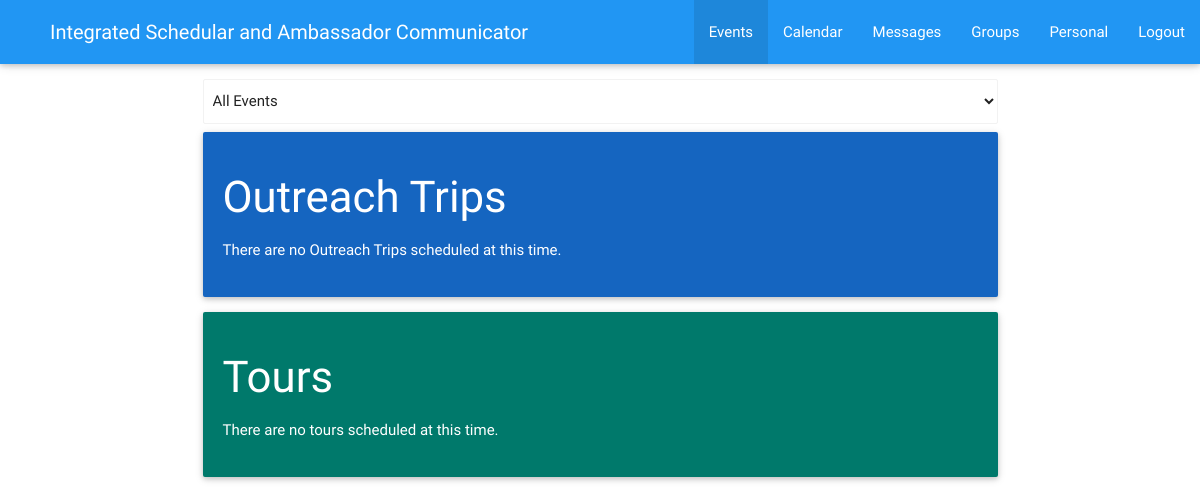
Before: /events/ (signed in) with the older database file.
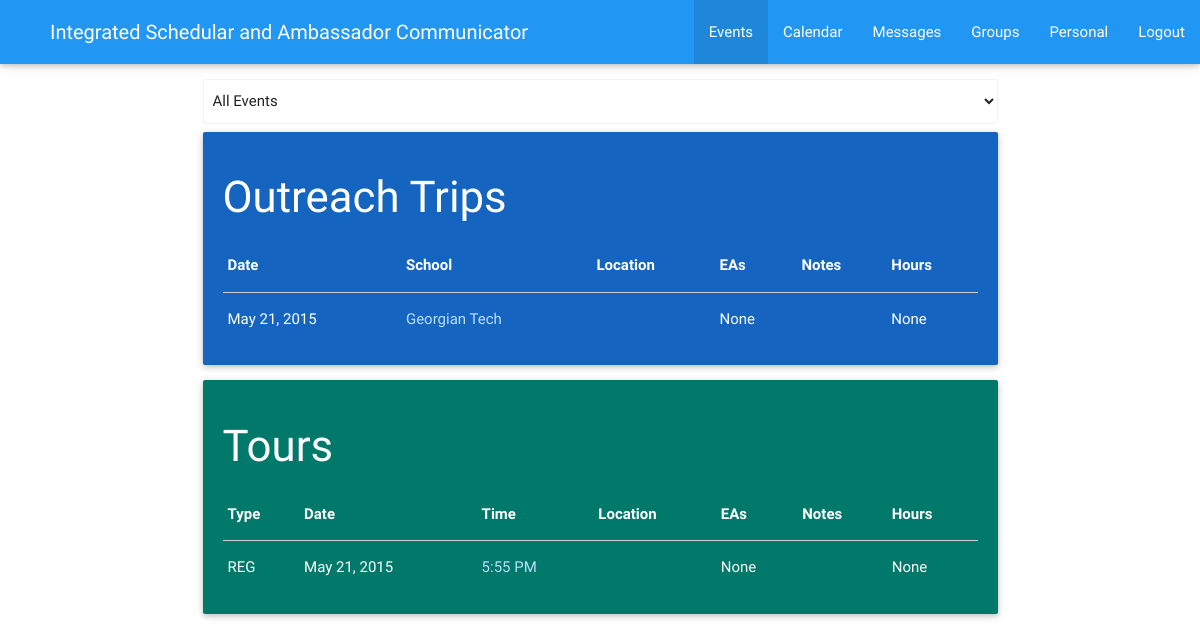
After: the same page with the newer database file.
### events/models.py (models this page shows, shortened)
class Event(models.Model):
	time = models.TimeField()
	date = models.DateField()
	hours = models.DecimalField(max_digits=3,decimal_places=1, blank = True, null = True)
	location = models.CharField(max_length = 140, blank = True, null = True)
	EAs_needed = models.PositiveSmallIntegerField(blank = True, null = True)
	note = models.CharField(max_length = 500, blank = True, null = True)

class OutreachTrip(Event):
	school = models.CharField(max_length=30)
	EAs_registered = models.ManyToManyField(User, related_name = 'outreach', blank = True)

class Event(models.Model):
	time = models.TimeField()
	date = models.DateField()
	hours = models.DecimalField(max_digits=3,decimal_places=1, blank = True, null = True)
	location = models.CharField(max_length = 140, blank = True, null = True)
	EAs_needed = models.PositiveSmallIntegerField(blank = True, null = True)
	note = models.CharField(max_length = 500, blank = True, null = True)

class Tour(Event):
	tour_types = (('REG','Regular'),('ASP', 'ASP'),('VIP','VIP'),('OTR','Other'))
	tour_type = models.CharField(max_length=3,choices=tour_types,default='regular')
	EAs_registered = models.ManyToManyField(User, related_name = 'tours', blank = True)

### events/views.py (the view)
@login_required(login_url='/login/')
def list_events(request):
	title = 'EA events'
	event_view = request.GET.get('event_view', False)
	outreach_list = OutreachTrip.objects.order_by('date')
	tour_list = Tour.objects.order_by('date')
	return render(request,'events/list_events.html', {'outreach_list':outreach_list, 'tour_list':tour_list, 'event_view': event_view, 'title':title, 'app': app})

### events/templates/events/list_events.html (shortened to what this page needs)
{% include 'header.html' %}
<div class="container">
<form action='/events/' method ='get' class="col s12">
	<div class="input-field col s12">
		<select id='event_view' name='event_view' onchange='this.form.submit();'>
		<option value='all'>All Events</option>
	</select>
	</div>
</form>
{% if event_view == "out" %}
	{% include "events/outreach_list.html" %}
	<script>
	$(document).ready(
	function(){
	$("#event_view").val( 'out' ); });
	</script>
{% else %}
	{% include "events/outreach_list.html" %}
	{% include "events/tour_list.html" %}
{% endif %}
</div>
{% include 'footer.html' %}

### templates/header.html (shortened to what this page needs)
<!DOCTYPE html>
<html lang="en">
<head>
{% load staticfiles %}
	<link rel="stylesheet" type="text/css" href="{% static 'materialize/css/materialize.css' %}"/>
	<link rel="stylesheet" type="text/css" href="{% static 'overall.css' %}"/>
</head>
<body>
{% if request.user.is_authenticated %}
<div class="navbar-fixed">
  <nav>
    <div class="nav-wrapper blue">
      <a id="logo" href="/" class="brand-logo">Isaac</a>
      <ul id="nav-mobile" class="right hide-on-med-and-down">
	    <li {% if app == 'events' %} class="active" {% endif %}><a href = '{% url "events:list_events" %}'>Events</a></li>
			<li {% if app == 'calendar' %} class="active" {% endif %}><a href = '#'>Calendar</a></li>
			<li {% if app == 'messages' %} class="active" {% endif %}><a href = '#'>Messages</a></li>
			<li {% if app == 'groups' %} class="active" {% endif %}><a href = '#'>Groups</a></li>
			<li {% if app == 'personal' %} class="active" {% endif %}><a href = '#'>Personal</a></li>
			<li><a href = '{% url "logout" %}'>Logout</a></li>
      </ul>
    </div>
  </nav>
</div>
{% endif %}

### events/templates/events/outreach_list.html (shortened to what this page needs)
<div class="card-panel blue darken-3 white-text">
<table class="hoverable" id='outreach_table'>
	<h3>Outreach Trips</h3>
	{% if outreach_list.count != 0 %}
	<thead>
	<tr>
		<th>Date</th>
		<th>School</th>
		<th>Location</th>
		<th>EAs</th>
		<th>Notes</th>
		<th>Hours</th>
	</tr>
	</thead>
	<tbody>
	{% for outreach in outreach_list %}
	<tr>
		<td>{{outreach.date}}</td>
		<td class="link"><a href="/events/outreach/{{outreach.id}}/">{{outreach.school}}</a></td>
		<td>{{outreach.location}}</td>
		<td>{{outreach.EAs_needed}}</td>
		<td>{{outreach.note}}</td>
		<td>{{outreach.hours}}</td>
	</tr>
	{% endfor %}
	</tbody>
	{% else %}
		<p>There are no Outreach Trips scheduled at this time.</p>
	{% endif %}
</table>
</div>

### events/templates/events/tour_list.html (shortened to what this page needs)
<div class="card-panel teal darken-2 white-text">
<table class="hoverable" id="tour_table">
	<h3>Tours</h3>
{% if tour_list.count != 0 %}
	<thead>
	<tr>
		<th>Type</th>
		<th>Date</th>
		<th>Time</th>
		<th>Location</th>
		<th>EAs</th>
		<th>Notes</th>
		<th>Hours</th>
	</tr>
	</thead>
	<tbody>
	{% for tour in tour_list %}
		<tr>
			<td>{{tour.tour_type}}</td>
			<td>{{tour.date}}</td>
			<td><a href="/events/tour/{{tour.id}}/">{{tour.time|time:"g:i A"}}</a></td>
			<td>{{tour.location}}</td>
			<td>{{tour.EAs_needed}}</td>
			<td>{{tour.note}}</td>
			<td>{{tour.hours}}</td>
		</tr>
	{% endfor %}
	</tbody>
{% else %}
	<p>There are no tours scheduled at this time.</p>
{% endif %}
</table>
</div>

### templates/footer.html
</body>
</html>

### static/overall.css (style rules this page uses)
a { color: #bbdefb ; }
#logo { padding-left: 50px; font-size: 30px; }

Changed rows visible on the page:
now on this page (row edited): OutreachTrip: date "May 21, 2015", school "Georgian Tech", EAs_needed "None", hours "None"
now on this page (row edited): Tour: tour_type "REG", date "May 21, 2015", time "5:55 PM", EAs_needed "None", hours "None"
Other visible differences:
text no longer shown: "There are no Outreach Trips scheduled at this time. There are no tours scheduled at this time."
text now shown: "Date School Location EAs Notes Hours Type Date Time Location EAs Notes Hours"
